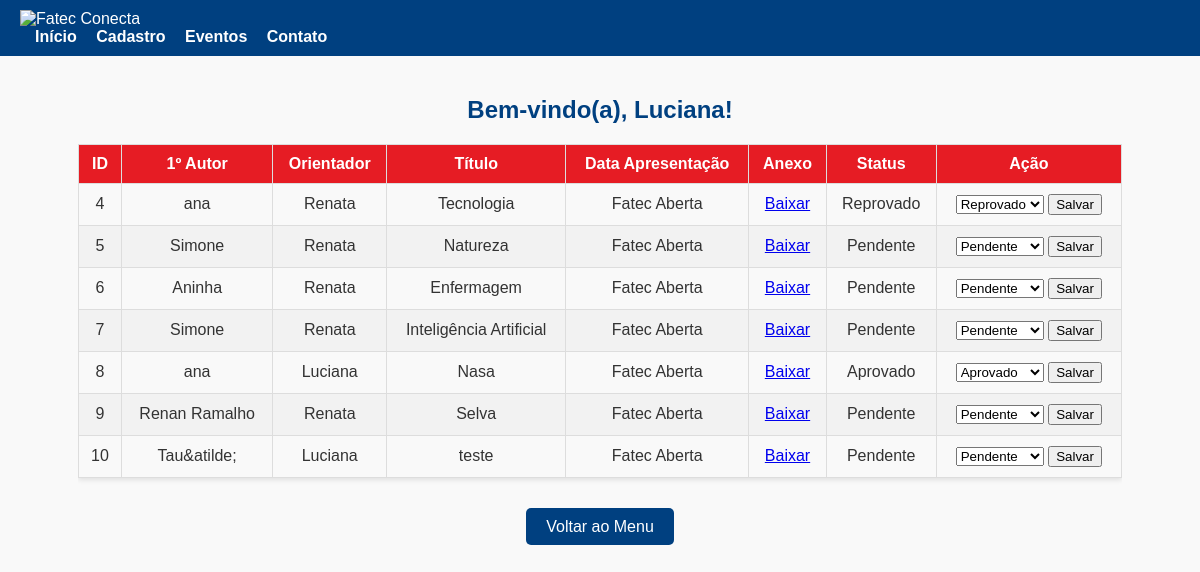
/menu_avaliadores/avaliador_itens.php (signed in), run on the app's committed database.
### tables this page shows
CREATE TABLE `projeto` (
  `id_pro` int(11) NOT NULL,
  `id_area` int(11) NOT NULL,
  `tema` varchar(100) NOT NULL,
  `id_alu` int(11) NOT NULL,
  `aluno2` varchar(50) NOT NULL,
  `aluno3` varchar(50) NOT NULL,
  `aluno4` varchar(50) NOT NULL,
  `aluno5` varchar(50) NOT NULL,
  `orientador` varchar(100) NOT NULL,
  `inseriranexo` varchar(500) NOT NULL,
  `id_evento` int(11) NOT NULL,
  `status` enum('Pendente','Aprovado','Reprovado') DEFAULT 'Pendente'
);

CREATE TABLE `alunos` (
  `id_alu` int(11) NOT NULL,
  `nome_alu` varchar(100) NOT NULL,
  `cpf_alu` varchar(14) NOT NULL,
  `id_cid` int(11) NOT NULL,
  `email_alu` varchar(50) NOT NULL,
  `fone_alu` varchar(15) NOT NULL,
  `id_curso` int(11) NOT NULL,
  `id_inst` int(11) NOT NULL,
  `senha_alu` text NOT NULL,
  `senhaconf_alu` varchar(30) NOT NULL,
  `data` date NOT NULL DEFAULT current_timestamp(),
  `tipo_alu` varchar(5) NOT NULL
);

CREATE TABLE `eventos` (
  `id_evento` int(11) NOT NULL,
  `nome_evento` varchar(100) NOT NULL,
  `evento_datainicio` date NOT NULL,
  `evento_datafim` date NOT NULL,
  `horario_evento` varchar(10) NOT NULL,
  `local_evento` varchar(50) NOT NULL,
  `status` enum('ativo','inativo') DEFAULT 'inativo',
  `descricao` text DEFAULT NULL,
  `imagem` varchar(255) DEFAULT NULL
);

### menu_avaliadores/avaliador_itens.php (the view, shortened to what this page needs)
<?php
$nomeUsuario = $_SESSION['user_nome'];
$servername = "localhost";
$username = "root";
$password = "";
$dbname = "fatecconecta";
$conn = new mysqli($servername, $username, $password, $dbname);
$sql = "
    SELECT
        projeto.id_pro,
        alunos.nome_alu AS autor,
        projeto.orientador,
        projeto.tema AS titulo,
        eventos.nome_evento AS data_apresentacao,
        projeto.inseriranexo,
        projeto.status
    FROM projeto
    LEFT JOIN alunos ON projeto.id_alu = alunos.id_alu
    LEFT JOIN eventos ON projeto.id_evento = eventos.id_evento
";
$result = $conn->query($sql);
?>
<!DOCTYPE html>
<html lang="pt-br">
<head>
    <link rel="stylesheet" href="../css/avaliador_itens.css">
</head>
<body>
    <header>
        <div class="header-container">
            <img src="../img/logo_fatec.png" alt="Fatec Conecta" class="logo">
            <nav>
                <a href="../index.php">Início</a>
                <a href="#">Cadastro</a>
                <a href="#">Eventos</a>
                <a href="#">Contato</a>
            </nav>
        </div>
    </header>
    <main>
        <h2>Bem-vindo(a), <?= htmlspecialchars($nomeUsuario); ?>!</h2>
        <section class="table-section">
            <table>
                <thead>
                    <tr>
                        <th>ID</th>
                        <th>1º Autor</th>
                        <th>Orientador</th>
                        <th>Título</th>
                        <th>Data Apresentação</th>
                        <th>Anexo</th>
                        <th>Status</th>
                        <th>Ação</th>
                    </tr>
                </thead>
                <tbody>
                    <?php while ($row = $result->fetch_assoc()): ?>
                        <tr>
                            <td><?= htmlspecialchars($row['id_pro']); ?></td>
                            <td><?= htmlspecialchars($row['autor']); ?></td>
                            <td><?= htmlspecialchars($row['orientador']); ?></td>
                            <td><?= htmlspecialchars($row['titulo']); ?></td>
                            <td><?= htmlspecialchars($row['data_apresentacao']); ?></td>
                            <td>
                                <?php if (!empty($row['inseriranexo'])): ?>
                                    <a href="../<?= htmlspecialchars($row['inseriranexo']); ?>" download>Baixar</a>
                                <?php else: ?>
                                    Nenhum anexo
                                <?php endif; ?>
                            </td>
                            <td><?= htmlspecialchars($row['status']); ?></td>
                            <td>
                                <form method="POST" action="atualizar_status.php">
                                    <select name="status">
                                        <option value="Pendente" <?= ($row['status'] == 'Pendente') ? 'selected' : ''; ?>>Pendente</option>
                                        <option value="Aprovado" <?= ($row['status'] == 'Aprovado') ? 'selected' : ''; ?>>Aprovado</option>
                                        <option value="Reprovado" <?= ($row['status'] == 'Reprovado') ? 'selected' : ''; ?>>Reprovado</option>
                                    </select>
                                    <button type="submit">Salvar</button>
                                </form>
                            </td>
                        </tr>
                    <?php endwhile; ?>
                </tbody>
            </table>
        </section>
        <div class="button-container">
            <a href="../menu_avaliadores.php" class="btn">Voltar ao Menu</a>
        </div>
    </main>
</body>
</html>

### css/avaliador_itens.css (style rules this page uses)
body { font-family: Arial, sans-serif; margin: 0; padding: 0; background-color: #f9f9f9; color: #333; }
header { background-color: #004080; padding: 10px 20px; display: flex; align-items: center; justify-content: space-between; color: white; }
header .logo { width: 150px; }
header nav a { color: white; text-decoration: none; margin-left: 15px; font-weight: bold; }
main { padding: 20px; text-align: center; }
h2 { color: #004080; margin-bottom: 20px; }
.table-section { margin: 20px auto; width: 90%; overflow-x: auto; }
table { width: 100%; border-collapse: collapse; margin-bottom: 20px; box-shadow: 0px 2px 5px rgba(0, 0, 0, 0.1); }
table th, table td { padding: 10px; border: 1px solid #ddd; text-align: center; }
table th { background-color: #e61c24; color: white; }
table tr:nth-child(even) { background-color: #f2f2f2; }
.button-container { text-align: center; margin-top: 20px; }
.btn { background-color: #004080; color: white; text-decoration: none; padding: 10px 20px; border-radius: 5px; }

### data on the page
projeto: id_pro "4", id_alu.nome_alu "ana", orientador "Renata", tema "Tecnologia", id_evento.nome_evento "Fatec Aberta", status "Reprovado"
projeto: id_pro "5", id_alu.nome_alu "Simone", orientador "Renata", tema "Natureza", id_evento.nome_evento "Fatec Aberta", status "Pendente"
projeto: id_pro "6", id_alu.nome_alu "Aninha", orientador "Renata", tema "Enfermagem", id_evento.nome_evento "Fatec Aberta", status "Pendente"
projeto: id_pro "7", id_alu.nome_alu "Simone", orientador "Renata", tema "Inteligência Artificial", id_evento.nome_evento "Fatec Aberta", status "Pendente"
projeto: id_pro "8", id_alu.nome_alu "ana", orientador "Luciana", tema "Nasa", id_evento.nome_evento "Fatec Aberta", status "Aprovado"
projeto: id_pro "9", id_alu.nome_alu "Renan Ramalho", orientador "Renata", tema "Selva", id_evento.nome_evento "Fatec Aberta", status "Pendente"
projeto: id_pro "10", id_alu.nome_alu "Tau&atilde;", orientador "Luciana", tema "teste", id_evento.nome_evento "Fatec Aberta", status "Pendente"

### other printed values
$nomeUsuario "Luciana"
